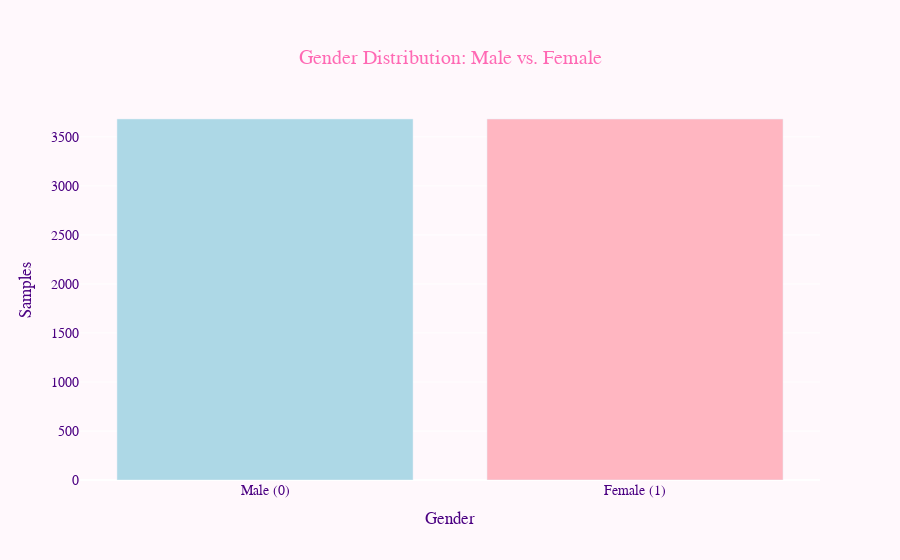

The cell this chart's notebook holds for it:
### Markdown cell above
# 2.0 Visualizations

### Code cell
values = df['label'].unique()
count = df['label'].value_counts().to_list()


fig = px.bar(
    x=['Male (0)', 'Female (1)'],
    y=count,
    title='Gender Distribution: Male vs. Female',
    labels={"x": "Gender", "y": "Number of Samples"},
    color=['Male', 'Female'],
    color_discrete_sequence=["#ADD8E6", "#FFB6C1"],
    
)

fig.update_layout(
      title={
        'x': 0.5,  
        'xanchor': 'center',
        'yanchor': 'top'
    },
    xaxis_title='Gender',
    yaxis_title='Samples',
    plot_bgcolor='rgba(255, 248, 252, 1)',
    paper_bgcolor='rgba(255, 248, 252, 1)',
    font=dict(family="Comic Sans MS", size=14, color="#4B0082"),
    title_font=dict(size=20, color="#FF69B4"),
    showlegend=False
)

fig.show()

### Figure 1 — Plotly figure (JSON) as saved in the notebook; plotly's stock layout.template omitted (floating-point values rounded to 4 significant figures)
{"data": [{"alignmentgroup": "True", "hovertemplate": "color=Male<br>Gender=%{x}<br>Number of Samples=%{y}<extra></extra>", "legendgroup": "Male", "marker": {"color": "#ADD8E6", "pattern": {"shape": ""}}, "name": "Male", "offsetgroup": "Male", "orientation": "v", "showlegend": true, "textposition": "auto", "type": "bar", "x": ["Male (0)"], "xaxis": "x", "y": [3682], "yaxis": "y"}, {"alignmentgroup": "True", "hovertemplate": "color=Female<br>Gender=%{x}<br>Number of Samples=%{y}<extra></extra>", "legendgroup": "Female", "marker": {"color": "#FFB6C1", "pattern": {"shape": ""}}, "name": "Female", "offsetgroup": "Female", "orientation": "v", "showlegend": true, "textposition": "auto", "type": "bar", "x": ["Female (1)"], "xaxis": "x", "y": [3682], "yaxis": "y"}], "layout": {"barmode": "relative", "font": {"color": "#4B0082", "family": "Comic Sans MS", "size": 14}, "legend": {"title": {"text": "color"}, "tracegroupgap": 0}, "paper_bgcolor": "rgba(255, 248, 252, 1)", "plot_bgcolor": "rgba(255, 248, 252, 1)", "showlegend": false, "title": {"font": {"color": "#FF69B4", "size": 20}, "text": "Gender Distribution: Male vs. Female", "x": 0.5, "xanchor": "center", "yanchor": "top"}, "xaxis": {"anchor": "y", "domain": [0, 1], "title": {"text": "Gender"}}, "yaxis": {"anchor": "x", "domain": [0, 1], "title": {"text": "Samples"}}}}
